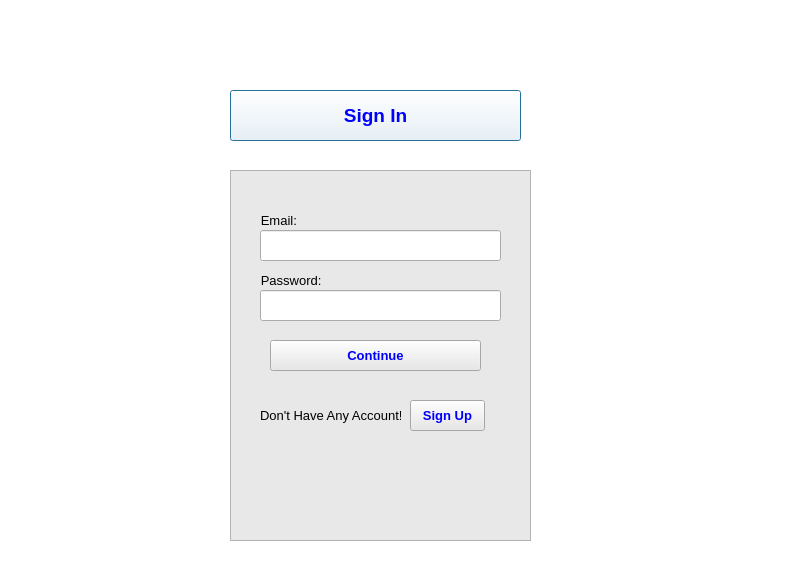
<?xml version="1.0" encoding="UTF-8"?>
<ui version="4.0">
 <class>Dialog</class>
 <widget class="QDialog" name="Dialog">
  <property name="geometry">
   <rect>
    <x>0</x>
    <y>0</y>
    <width>786</width>
    <height>588</height>
   </rect>
  </property>
  <property name="windowTitle">
   <string>Dialog</string>
  </property>
  <widget class="QGraphicsView" name="graphicsView">
   <property name="geometry">
    <rect>
     <x>-45</x>
     <y>-60</y>
     <width>881</width>
     <height>791</height>
    </rect>
   </property>
  </widget>
  <widget class="QLabel" name="label_4">
   <property name="geometry">
    <rect>
     <x>10</x>
     <y>30</y>
     <width>201</width>
     <height>61</height>
    </rect>
   </property>
   <property name="text">
    <string/>
   </property>
   <property name="pixmap">
    <pixmap resource="linkedin logo.qrc">:/photos/logo.png</pixmap>
   </property>
  </widget>
  <widget class="QPushButton" name="signinbutton_2">
   <property name="geometry">
    <rect>
     <x>230</x>
     <y>90</y>
     <width>291</width>
     <height>51</height>
    </rect>
   </property>
   <property name="font">
    <font>
     <pointsize>14</pointsize>
     <weight>75</weight>
     <bold>true</bold>
    </font>
   </property>
   <property name="styleSheet">
    <string notr="true">color: rgb(0, 0, 255);
background-color: rgb(255, 255, 255);</string>
   </property>
   <property name="text">
    <string>Sign In</string>
   </property>
  </widget>
  <widget class="QGraphicsView" name="graphicsView_2">
   <property name="geometry">
    <rect>
     <x>230</x>
     <y>170</y>
     <width>301</width>
     <height>371</height>
    </rect>
   </property>
   <property name="styleSheet">
    <string notr="true">background-color: rgb(232, 232, 232);</string>
   </property>
  </widget>
  <widget class="QLabel" name="label_3">
   <property name="geometry">
    <rect>
     <x>250</x>
     <y>210</y>
     <width>71</width>
     <height>20</height>
    </rect>
   </property>
   <property name="font">
    <font>
     <pointsize>10</pointsize>
    </font>
   </property>
   <property name="styleSheet">
    <string notr="true">background-color: rgb(232, 232, 232);</string>
   </property>
   <property name="text">
    <string>   Email:</string>
   </property>
  </widget>
  <widget class="QLineEdit" name="emailinput">
   <property name="geometry">
    <rect>
     <x>260</x>
     <y>230</y>
     <width>241</width>
     <height>31</height>
    </rect>
   </property>
  </widget>
  <widget class="QLabel" name="label_6">
   <property name="geometry">
    <rect>
     <x>250</x>
     <y>270</y>
     <width>91</width>
     <height>20</height>
    </rect>
   </property>
   <property name="font">
    <font>
     <pointsize>10</pointsize>
    </font>
   </property>
   <property name="styleSheet">
    <string notr="true">background-color: rgb(232, 232, 232);</string>
   </property>
   <property name="text">
    <string>   Password:</string>
   </property>
  </widget>
  <widget class="QLineEdit" name="passwordinput">
   <property name="geometry">
    <rect>
     <x>260</x>
     <y>290</y>
     <width>241</width>
     <height>31</height>
    </rect>
   </property>
  </widget>
  <widget class="QPushButton" name="continuebutton">
   <property name="geometry">
    <rect>
     <x>270</x>
     <y>340</y>
     <width>211</width>
     <height>31</height>
    </rect>
   </property>
   <property name="font">
    <font>
     <pointsize>10</pointsize>
     <weight>75</weight>
     <bold>true</bold>
    </font>
   </property>
   <property name="styleSheet">
    <string notr="true">background-color: rgb(232, 232, 232);color: rgb(0, 0, 255);</string>
   </property>
   <property name="text">
    <string>Continue</string>
   </property>
  </widget>
  <widget class="QLabel" name="label_7">
   <property name="geometry">
    <rect>
     <x>260</x>
     <y>400</y>
     <width>141</width>
     <height>31</height>
    </rect>
   </property>
   <property name="font">
    <font>
     <pointsize>10</pointsize>
    </font>
   </property>
   <property name="styleSheet">
    <string notr="true">background-color: rgb(232, 232, 232);</string>
   </property>
   <property name="text">
    <string>Don't Have Any Account!</string>
   </property>
  </widget>
  <widget class="QPushButton" name="signupbutton">
   <property name="geometry">
    <rect>
     <x>410</x>
     <y>400</y>
     <width>75</width>
     <height>31</height>
    </rect>
   </property>
   <property name="font">
    <font>
     <pointsize>10</pointsize>
     <weight>75</weight>
     <bold>true</bold>
    </font>
   </property>
   <property name="styleSheet">
    <string notr="true">background-color: rgb(232, 232, 232);color: rgb(0, 0, 255);</string>
   </property>
   <property name="text">
    <string>Sign Up</string>
   </property>
  </widget>
 </widget>
 <resources>
  <include location="linkedin logo.qrc"/>
  <include location="linkedin logo.qrc"/>
 </resources>
 <connections/>
</ui>
